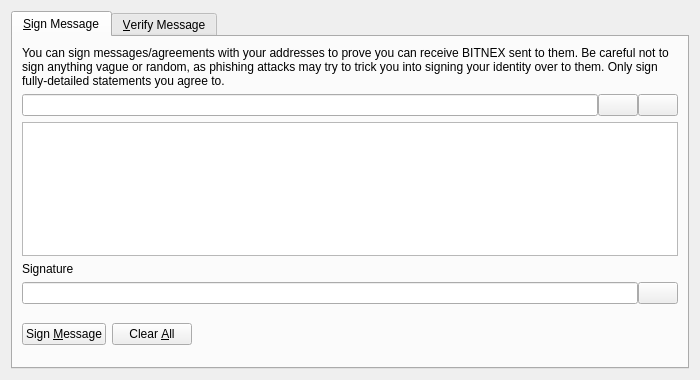
<?xml version="1.0" encoding="UTF-8"?>
<ui version="4.0">
 <class>SignVerifyMessageDialog</class>
 <widget class="QDialog" name="SignVerifyMessageDialog">
  <property name="geometry">
   <rect>
    <x>0</x>
    <y>0</y>
    <width>700</width>
    <height>380</height>
   </rect>
  </property>
  <property name="windowTitle">
   <string>Signatures - Sign / Verify a Message</string>
  </property>
  <property name="modal">
   <bool>true</bool>
  </property>
  <layout class="QVBoxLayout" name="verticalLayout">
   <item>
    <widget class="QTabWidget" name="tabWidget">
     <property name="currentIndex">
      <number>0</number>
     </property>
     <widget class="QWidget" name="tabSignMessage">
      <attribute name="title">
       <string>&amp;Sign Message</string>
      </attribute>
      <layout class="QVBoxLayout" name="verticalLayout_SM">
       <item>
        <widget class="QLabel" name="infoLabel_SM">
         <property name="text">
          <string>You can sign messages/agreements with your addresses to prove you can receive BITNEX sent to them. Be careful not to sign anything vague or random, as phishing attacks may try to trick you into signing your identity over to them. Only sign fully-detailed statements you agree to.</string>
         </property>
         <property name="textFormat">
          <enum>Qt::PlainText</enum>
         </property>
         <property name="wordWrap">
          <bool>true</bool>
         </property>
        </widget>
       </item>
       <item>
        <layout class="QHBoxLayout" name="horizontalLayout_1_SM">
         <property name="spacing">
          <number>0</number>
         </property>
         <item>
          <widget class="QValidatedLineEdit" name="addressIn_SM">
           <property name="toolTip">
            <string>The BITNEX address to sign the message with</string>
           </property>
          </widget>
         </item>
         <item>
          <widget class="QPushButton" name="addressBookButton_SM">
           <property name="toolTip">
            <string>Choose previously used address</string>
           </property>
           <property name="text">
            <string/>
           </property>
           <property name="shortcut">
            <string>Alt+A</string>
           </property>
           <property name="autoDefault">
            <bool>false</bool>
           </property>
          </widget>
         </item>
         <item>
          <widget class="QPushButton" name="pasteButton_SM">
           <property name="toolTip">
            <string>Paste address from clipboard</string>
           </property>
           <property name="text">
            <string/>
           </property>
           <property name="shortcut">
            <string>Alt+P</string>
           </property>
           <property name="autoDefault">
            <bool>false</bool>
           </property>
          </widget>
         </item>
        </layout>
       </item>
       <item>
        <widget class="QPlainTextEdit" name="messageIn_SM">
         <property name="toolTip">
          <string>Enter the message you want to sign here</string>
         </property>
        </widget>
       </item>
       <item>
        <widget class="QLabel" name="signatureLabel_SM">
         <property name="text">
          <string>Signature</string>
         </property>
         <property name="textFormat">
          <enum>Qt::PlainText</enum>
         </property>
        </widget>
       </item>
       <item>
        <layout class="QHBoxLayout" name="horizontalLayout_2_SM">
         <property name="spacing">
          <number>0</number>
         </property>
         <item>
          <widget class="QLineEdit" name="signatureOut_SM">
           <property name="font">
            <font>
             <italic>true</italic>
            </font>
           </property>
           <property name="readOnly">
            <bool>true</bool>
           </property>
          </widget>
         </item>
         <item>
          <widget class="QPushButton" name="copySignatureButton_SM">
           <property name="toolTip">
            <string>Copy the current signature to the system clipboard</string>
           </property>
           <property name="text">
            <string/>
           </property>
           <property name="autoDefault">
            <bool>false</bool>
           </property>
          </widget>
         </item>
        </layout>
       </item>
       <item>
        <layout class="QHBoxLayout" name="horizontalLayout_3_SM">
         <item>
          <widget class="QPushButton" name="signMessageButton_SM">
           <property name="toolTip">
            <string>Sign the message to prove you own this BITNEX address</string>
           </property>
           <property name="text">
            <string>Sign &amp;Message</string>
           </property>
           <property name="autoDefault">
            <bool>false</bool>
           </property>
          </widget>
         </item>
         <item>
          <widget class="QPushButton" name="clearButton_SM">
           <property name="toolTip">
            <string>Reset all sign message fields</string>
           </property>
           <property name="text">
            <string>Clear &amp;All</string>
           </property>
           <property name="autoDefault">
            <bool>false</bool>
           </property>
          </widget>
         </item>
         <item>
          <spacer name="horizontalSpacer_1_SM">
           <property name="orientation">
            <enum>Qt::Horizontal</enum>
           </property>
           <property name="sizeHint" stdset="0">
            <size>
             <width>40</width>
             <height>48</height>
            </size>
           </property>
          </spacer>
         </item>
         <item>
          <widget class="QLabel" name="statusLabel_SM">
           <property name="font">
            <font>
             <weight>75</weight>
             <bold>true</bold>
            </font>
           </property>
           <property name="text">
            <string/>
           </property>
           <property name="wordWrap">
            <bool>true</bool>
           </property>
          </widget>
         </item>
         <item>
          <spacer name="horizontalSpacer_2_SM">
           <property name="orientation">
            <enum>Qt::Horizontal</enum>
           </property>
           <property name="sizeHint" stdset="0">
            <size>
             <width>40</width>
             <height>48</height>
            </size>
           </property>
          </spacer>
         </item>
        </layout>
       </item>
      </layout>
     </widget>
     <widget class="QWidget" name="tabVerifyMessage">
      <attribute name="title">
       <string>&amp;Verify Message</string>
      </attribute>
      <layout class="QVBoxLayout" name="verticalLayout_VM">
       <item>
        <widget class="QLabel" name="infoLabel_VM">
         <property name="text">
          <string>Enter the receiver's address, message (ensure you copy line breaks, spaces, tabs, etc. exactly) and signature below to verify the message. Be careful not to read more into the signature than what is in the signed message itself, to avoid being tricked by a man-in-the-middle attack. Note that this only proves the signing party receives with the address, it cannot prove sendership of any transaction!</string>
         </property>
         <property name="textFormat">
          <enum>Qt::PlainText</enum>
         </property>
         <property name="alignment">
          <set>Qt::AlignLeading|Qt::AlignLeft|Qt::AlignTop</set>
         </property>
         <property name="wordWrap">
          <bool>true</bool>
         </property>
        </widget>
       </item>
       <item>
        <layout class="QHBoxLayout" name="horizontalLayout_1_VM">
         <property name="spacing">
          <number>0</number>
         </property>
         <item>
          <widget class="QValidatedLineEdit" name="addressIn_VM">
           <property name="toolTip">
            <string>The BITNEX address the message was signed with</string>
           </property>
          </widget>
         </item>
         <item>
          <widget class="QPushButton" name="addressBookButton_VM">
           <property name="toolTip">
            <string>Choose previously used address</string>
           </property>
           <property name="text">
            <string/>
           </property>
           <property name="shortcut">
            <string>Alt+A</string>
           </property>
           <property name="autoDefault">
            <bool>false</bool>
           </property>
          </widget>
         </item>
        </layout>
       </item>
       <item>
        <widget class="QPlainTextEdit" name="messageIn_VM"/>
       </item>
       <item>
        <widget class="QValidatedLineEdit" name="signatureIn_VM"/>
       </item>
       <item>
        <layout class="QHBoxLayout" name="horizontalLayout_2_VM">
         <item>
          <widget class="QPushButton" name="verifyMessageButton_VM">
           <property name="toolTip">
            <string>Verify the message to ensure it was signed with the specified BITNEX address</string>
           </property>
           <property name="text">
            <string>Verify &amp;Message</string>
           </property>
           <property name="autoDefault">
            <bool>false</bool>
           </property>
          </widget>
         </item>
         <item>
          <widget class="QPushButton" name="clearButton_VM">
           <property name="toolTip">
            <string>Reset all verify message fields</string>
           </property>
           <property name="text">
            <string>Clear &amp;All</string>
           </property>
           <property name="autoDefault">
            <bool>false</bool>
           </property>
          </widget>
         </item>
         <item>
          <spacer name="horizontalSpacer_1_VM">
           <property name="orientation">
            <enum>Qt::Horizontal</enum>
           </property>
           <property name="sizeHint" stdset="0">
            <size>
             <width>40</width>
             <height>48</height>
            </size>
           </property>
          </spacer>
         </item>
         <item>
          <widget class="QLabel" name="statusLabel_VM">
           <property name="font">
            <font>
             <weight>75</weight>
             <bold>true</bold>
            </font>
           </property>
           <property name="text">
            <string/>
           </property>
           <property name="wordWrap">
            <bool>true</bool>
           </property>
          </widget>
         </item>
         <item>
          <spacer name="horizontalSpacer_2_VM">
           <property name="orientation">
            <enum>Qt::Horizontal</enum>
           </property>
           <property name="sizeHint" stdset="0">
            <size>
             <width>40</width>
             <height>48</height>
            </size>
           </property>
          </spacer>
         </item>
        </layout>
       </item>
      </layout>
     </widget>
    </widget>
   </item>
  </layout>
 </widget>
 <customwidgets>
  <customwidget>
   <class>QValidatedLineEdit</class>
   <extends>QLineEdit</extends>
   <header>qvalidatedlineedit.h</header>
  </customwidget>
 </customwidgets>
 <resources>
  <include location="../bitnex.qrc"/>
 </resources>
 <connections/>
</ui>
